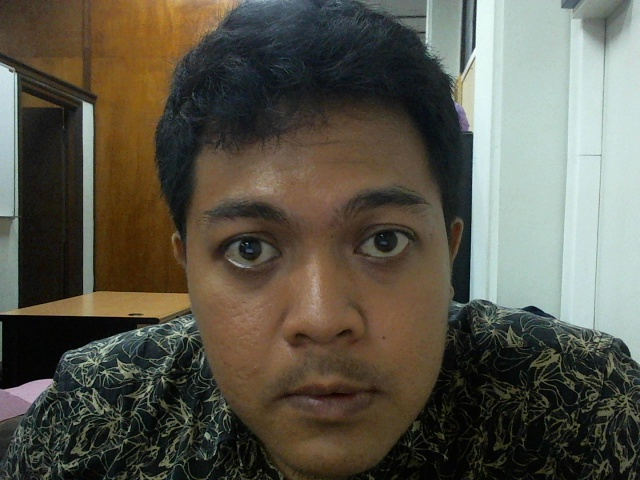
#> input picture absensi/Ade Muhammad/2019-03-06 15-45[1].jpg, 640 x 480 px, found by its file name; its folder holds only this picture in this run
$ python -i trainner.py   (imports and definitions only)
#> lines starting #> are read from the running program, lines starting #| are printed output that depends on the picture
import cv2,os
import numpy as np
from PIL import Image

recognizer = cv2.face.LBPHFaceRecognizer_create(radius=1, neighbors=8,
                                               grid_x=8, grid_y=8);
detector = cv2.CascadeClassifier("haarcascade_frontalface_default.xml");

def getImageAndLabels(path):
    ImagePath=[os.path.join(path, f) for f in os.listdir(path)]
    faceSamples=[]
    Ids=[]
    for imagePath in ImagePath:
        pilImage = Image.open(imagePath).convert('L')
        ImageNp = np.array(pilImage,'uint8')
        Id = int(os.path.split(imagePath)[-1].split(".")[1])
        faces = detector.detectMultiScale(ImageNp)
        for (x,y,w,h) in faces:
            faceSamples.append(ImageNp[x:x+w, y:y+h])
            Ids.append(Id)
    return faceSamples,Ids

# [1 line that did not run here, left out]
# [2 lines not run here, left out]

>>> result = getImageAndLabels('absensi/Ade Muhammad/2019-03-06 15-45[1].jpg')
#> in getImageAndLabels (call 2), `pilImage = Image.open(imagePath).convert('L')`:
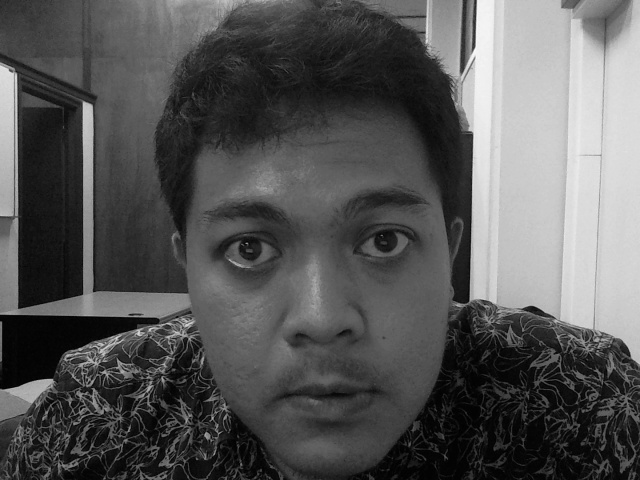
#> pilImage: PIL image 640x480 L; min 0, max 251, mean 86.7
#> (the run stopped early here; a loop or call above may not have finished)
